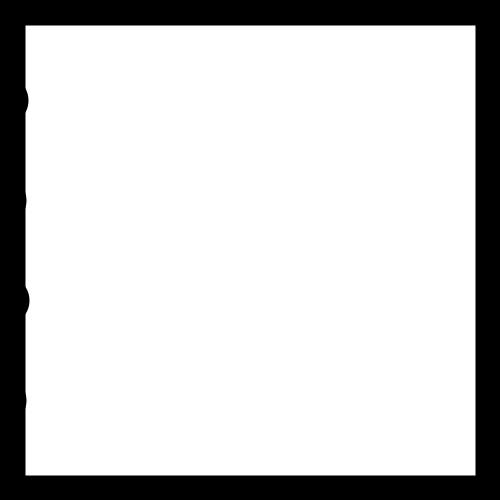
Frame 1 (no input)
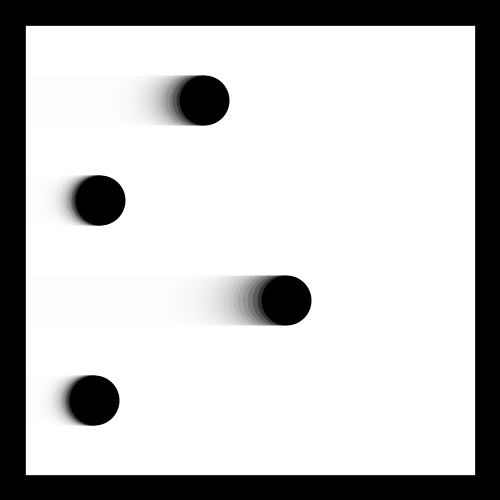
Frame 60 (the mouse pressed at the canvas centre just before this capture)
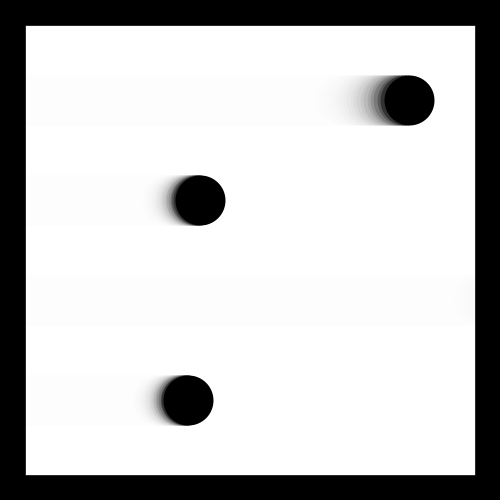
Frame 120 (the mouse held since frame 60 and released just before this capture)

The Processing sketch that drew these frames (run headless with seeded random() and noise(); from frame 60 on, the mouse is pressed at the canvas centre):

// Processing sketch: e09_wyscigi_powidoki
// ── e09_wyscigi_powidoki.pde
float v1 = random(0.5, 5.0);
float v2 = random(0.5, 5.0);
float v3 = random(0.5, 5.0);
float v4 = random(0.5, 5.0);

void setup()
{
  size(500, 500);
  strokeWeight(50);
  stroke(0);
  fill(255, 50);
  background(255);
}

void draw()
{
   rect(0,0, width, height);
   point(frameCount*v1, height*0.2);
   point(frameCount*v2, height*0.4);
   point(frameCount*v3, height*0.6);
   point(frameCount*v4, height*0.8);
}
